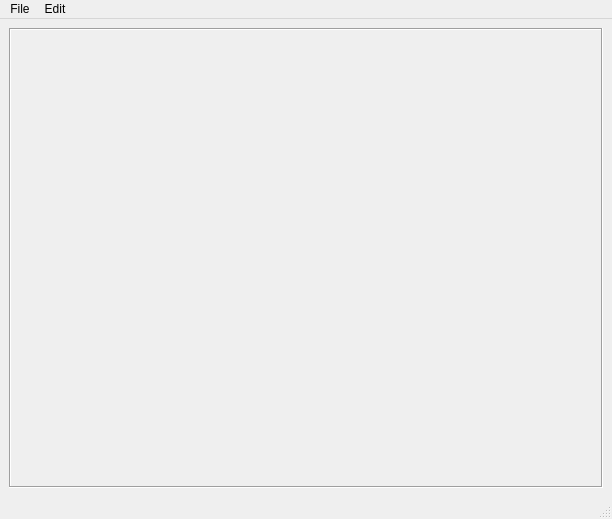
<?xml version="1.0" encoding="UTF-8"?>
<ui version="4.0">
 <class>MainWindow</class>
 <widget class="QMainWindow" name="MainWindow">
  <property name="geometry">
   <rect>
    <x>0</x>
    <y>0</y>
    <width>612</width>
    <height>519</height>
   </rect>
  </property>
  <property name="windowTitle">
   <string>MainWindow</string>
  </property>
  <widget class="QWidget" name="centralwidget">
   <layout class="QGridLayout" name="gridLayout">
    <item row="0" column="0">
     <widget class="QFrame" name="frame">
      <property name="frameShape">
       <enum>QFrame::Box</enum>
      </property>
      <property name="frameShadow">
       <enum>QFrame::Sunken</enum>
      </property>
      <layout class="QGridLayout" name="gridLayout_2">
       <item row="0" column="0">
        <widget class="QVTKOpenGLNativeWidget" name="widget" native="true"/>
       </item>
      </layout>
     </widget>
    </item>
   </layout>
  </widget>
  <widget class="QMenuBar" name="menubar">
   <property name="geometry">
    <rect>
     <x>0</x>
     <y>0</y>
     <width>612</width>
     <height>22</height>
    </rect>
   </property>
   <widget class="QMenu" name="menuFile">
    <property name="title">
     <string>File</string>
    </property>
    <addaction name="actionOpen_File_3"/>
   </widget>
   <widget class="QMenu" name="menuEdit">
    <property name="title">
     <string>Edit</string>
    </property>
    <addaction name="actionStart"/>
    <addaction name="actionClose"/>
    <addaction name="actionCut"/>
    <addaction name="actionPreview_Cut"/>
   </widget>
   <addaction name="menuFile"/>
   <addaction name="menuEdit"/>
  </widget>
  <widget class="QStatusBar" name="statusbar"/>
  <action name="actionOpen_File_2">
   <property name="text">
    <string>Open File</string>
   </property>
  </action>
  <action name="actionOpen_File">
   <property name="text">
    <string>Open File</string>
   </property>
  </action>
  <action name="actionStart">
   <property name="text">
    <string>Pickup Point Start</string>
   </property>
  </action>
  <action name="actionClose">
   <property name="text">
    <string>Pickup Point Close</string>
   </property>
  </action>
  <action name="actionOpen_File_3">
   <property name="text">
    <string>Open File</string>
   </property>
  </action>
  <action name="actionCut">
   <property name="text">
    <string>Cut</string>
   </property>
  </action>
  <action name="actionPreview_Cut">
   <property name="text">
    <string>Preview Cut</string>
   </property>
  </action>
 </widget>
 <customwidgets>
  <customwidget>
   <class>QVTKOpenGLNativeWidget</class>
   <extends>QWidget</extends>
   <header>qvtkopenglnativewidget.h</header>
   <container>1</container>
  </customwidget>
 </customwidgets>
 <resources/>
 <connections/>
</ui>
